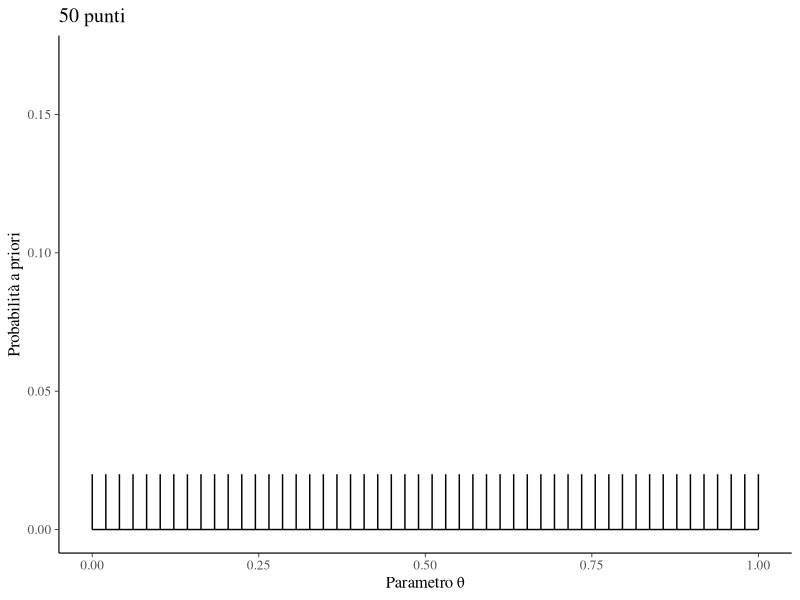
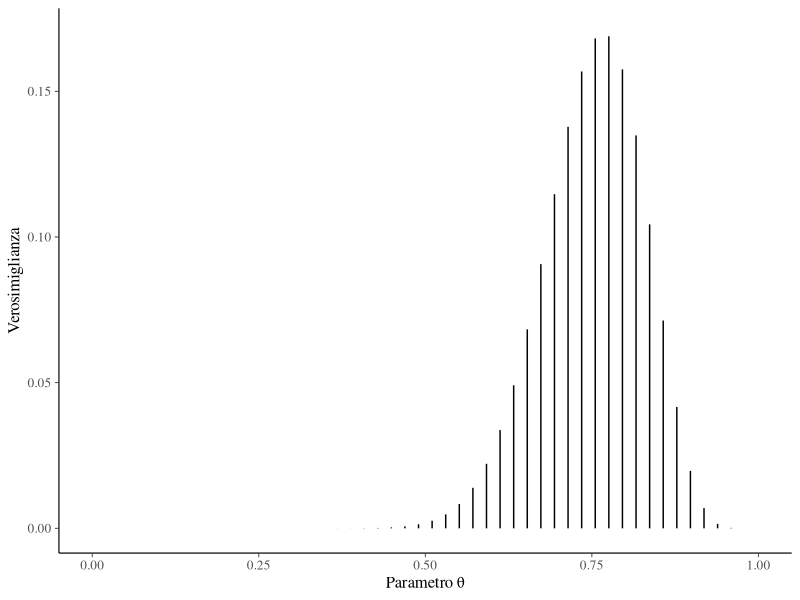
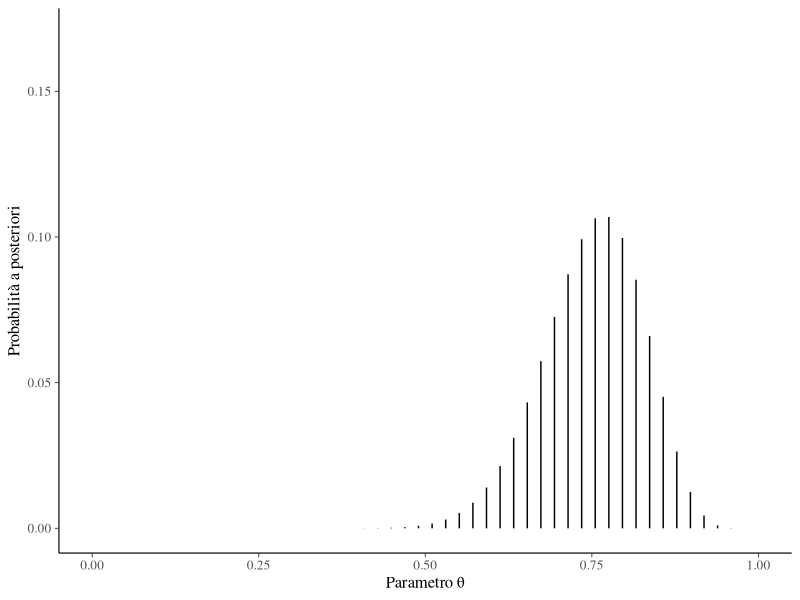
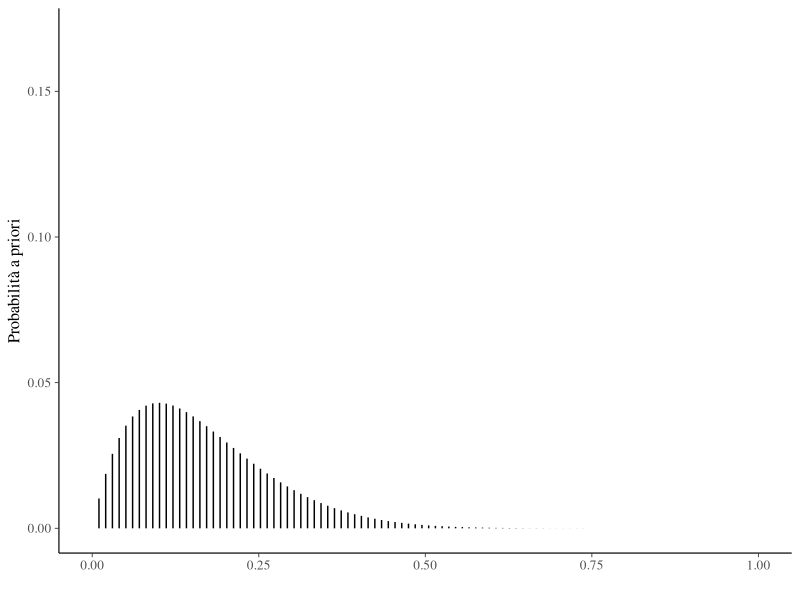
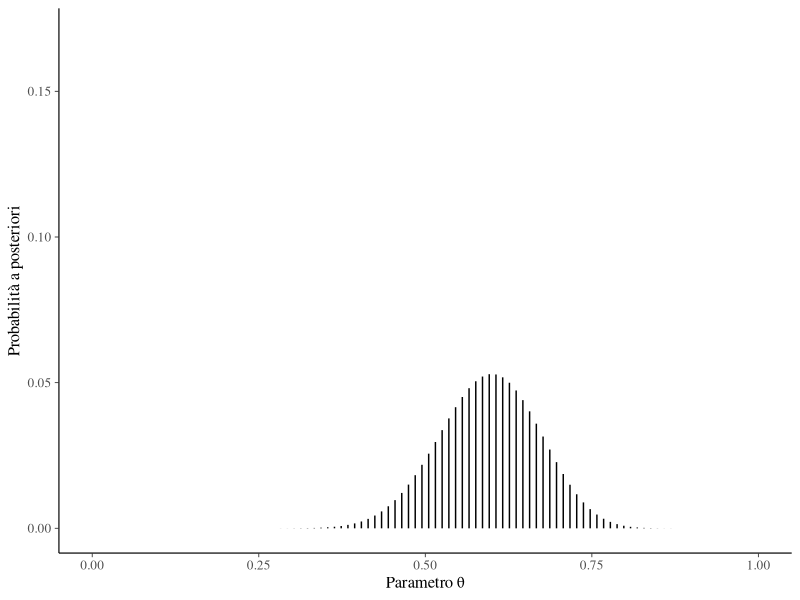
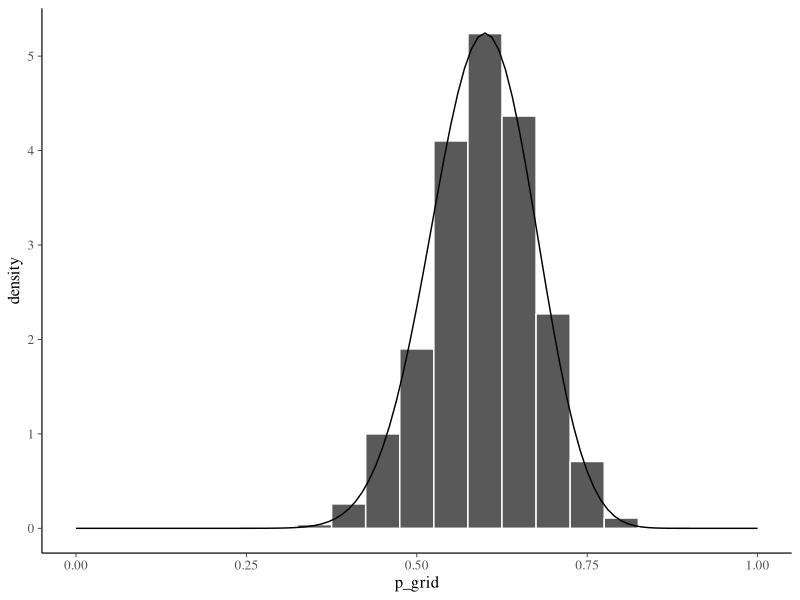
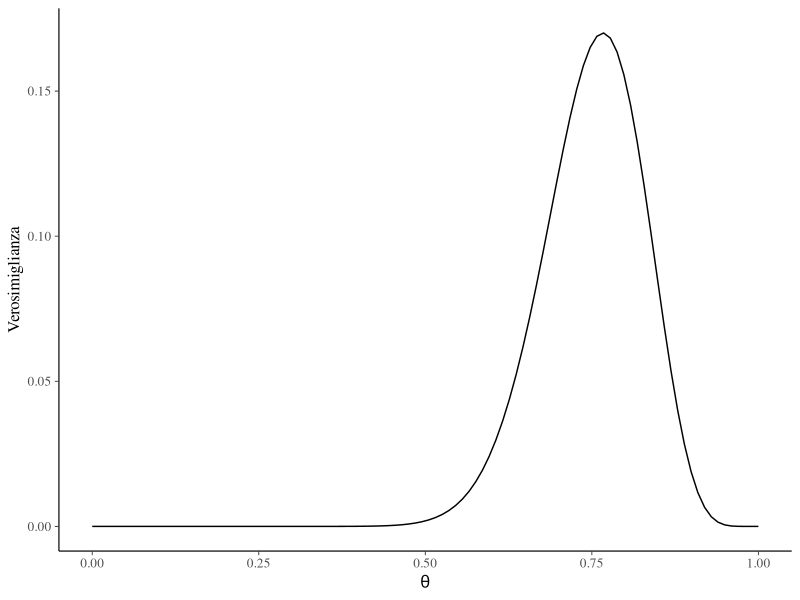
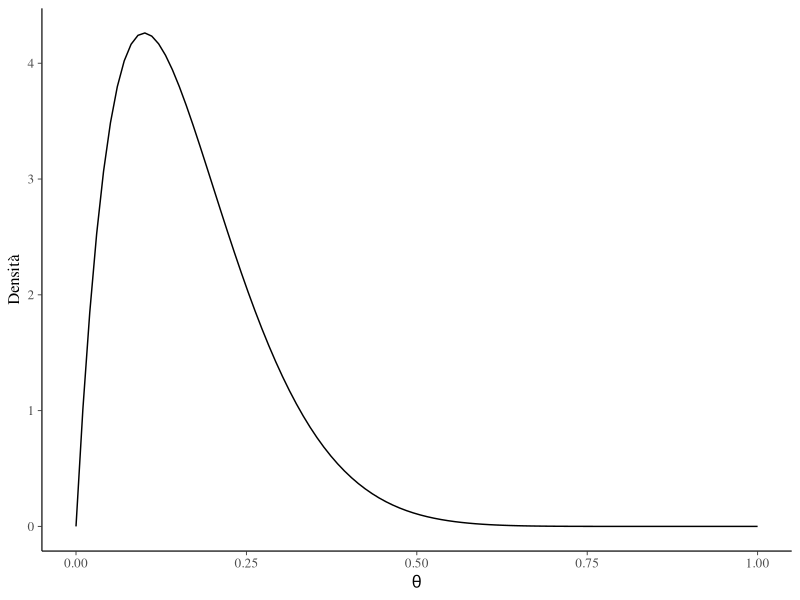

The R script that drew these images, in order:
## ---- chunk 1
suppressPackageStartupMessages({
  library("here")
  library("tidyverse")
  library("scales")
  library("bayesplot")
})

theme_set(bayesplot::theme_default(base_size = 12))
bayesplot::color_scheme_set("gray")
set.seed(84735)

knitr::opts_chunk$set(
  fig.align = "center",
  fig.asp = 0.618, # 1 / phi
  fig.pos = "h",
  comment = "#>",
  tidy.opts = list(width.cutoff = 70),
  tidy = "styler"
)
## ---- chunk 2
n_points <- 50
p_grid <- seq(from = 0, to = 1, length.out = n_points)
p_grid
## ---- chunk 3
prior1 <- dbeta(p_grid, 1, 1) / sum(dbeta(p_grid, 1, 1))
prior1
## ---- chunk 4
sum(prior1)
## ---- chunk 5
p1 <- data.frame(p_grid, prior1) %>%
  ggplot(aes(x=p_grid, xend=p_grid, y=0, yend=prior1)) +
  geom_line() +
  geom_segment() +
  ylim(0, 0.17) +
  labs(
    x = "Parametro \U03B8",
    y = "Probabilità a priori",
    title = "50 punti"
  )
p1
## ---- chunk 6
likelihood <- dbinom(x = 23, size = 30, prob = p_grid)
likelihood
## ---- chunk 7
p2 <- data.frame(p_grid, likelihood) %>%
  ggplot(aes(x=p_grid, xend=p_grid, y=0, yend=likelihood)) +
  geom_segment() +
  ylim(0, 0.17) +
  labs(
    x = "Parametro \U03B8",
    y = "Verosimiglianza"
  )
p2
## ---- chunk 8
unstd_posterior <- likelihood * prior1
unstd_posterior
## ---- chunk 9
sum(unstd_posterior)
## ---- chunk 10
posterior <- unstd_posterior / sum(unstd_posterior)
posterior
## ---- chunk 11
sum(posterior)
## ---- chunk 12
p3 <- data.frame(p_grid, posterior) %>%
  ggplot(aes(x=p_grid, xend=p_grid, y=0, yend=posterior)) +
  geom_segment() +
  ylim(0, 0.17) +
  labs(
    x = "Parametro \U03B8",
    y = "Probabilità a posteriori"
  )
p3
## ---- chunk 13
n_points <- 100
p_grid <- seq(from = 0, to = 1, length.out = n_points)
## ---- chunk 14
alpha <- 2
beta <- 10
prior2 <- dbeta(p_grid, alpha, beta) / sum(dbeta(p_grid, alpha, beta))
sum(prior2)
## ---- chunk 15
plot_df <- data.frame(p_grid, prior2)
p4 <- plot_df %>%
  ggplot(aes(x=p_grid, xend=p_grid, y=0, yend=prior2)) +
  geom_segment() +
  ylim(0, 0.17) +
  labs(
    x = "",
    y = "Probabilità a priori"
  )
p4
## ---- chunk 16
likelihood <- dbinom(23, size = 30, prob = p_grid)
## ---- chunk 17
unstd_posterior2 <- likelihood * prior2
## ---- chunk 18
posterior2 <- unstd_posterior2 / sum(unstd_posterior2)
## ---- chunk 19
sum(posterior2)
## ---- chunk 20
plot_df <- data.frame(p_grid, posterior2)
p5 <- plot_df %>%
  ggplot(aes(x = p_grid, xend = p_grid, y = 0, yend = posterior2)) +
  geom_segment() +
  ylim(0, 0.17) +
  labs(
    x = "Parametro \U03B8",
    y = "Probabilità a posteriori"
  )
p5
## ---- chunk 21
# Set the seed
set.seed(84735)

df <- data.frame(
  p_grid,
  posterior2
)
# Step 4: sample from the discretized posterior
post_samples <- df %>%
  slice_sample(
  n = 1e5,
  weight_by = posterior2,
  replace = TRUE
)
## ---- chunk 22
post_samples %>%
  ggplot(aes(x = p_grid)) +
  geom_histogram(
    aes(y = ..density..), 
    color = "white", 
    binwidth = 0.05
  ) +
  stat_function(fun = dbeta, args = list(25, 17)) +
  lims(x = c(0, 1))
## ---- chunk 23
df$p_grid[which.max(df$posterior2)]
## ---- chunk 24
mean(post_samples$p_grid)
## ---- chunk 25
median(post_samples$p_grid)
## ---- chunk 26
x <- 23
N <- 30
param <- seq(0, 1, length.out = 100)

likelihood <- function(param, x = 23, N = 30) {
  dbinom(x, N, param)
}

tibble(
  x = param, 
  y = likelihood(param)
) %>%
  ggplot(aes(x, y)) +
  geom_line() +
  labs(
    x = expression(theta),
    y = "Verosimiglianza"
  )
## ---- chunk 27
prior <- function(param, alpha = 2, beta = 10) {
  param_vals <- seq(0, 1, length.out = 100)
  dbeta(param, alpha, beta) # / sum(dbeta(param_vals, alpha, beta))
}

tibble(
  x = param, 
  y = prior(param)
) %>%
  ggplot(aes(x, y)) +
  geom_line() +
  labs(
    x = expression(theta),
    y = "Densità"
  )
## ---- chunk 28
posterior <- function(param) {
  likelihood(param) * prior(param)
}

tibble(
  x = param, 
  y = posterior(param)
) %>%
  ggplot(aes(x, y)) +
  geom_line() +
  labs(
    x = expression(theta),
    y = "Densità"
  )
## ---- chunk 29
utils::sessionInfo()
